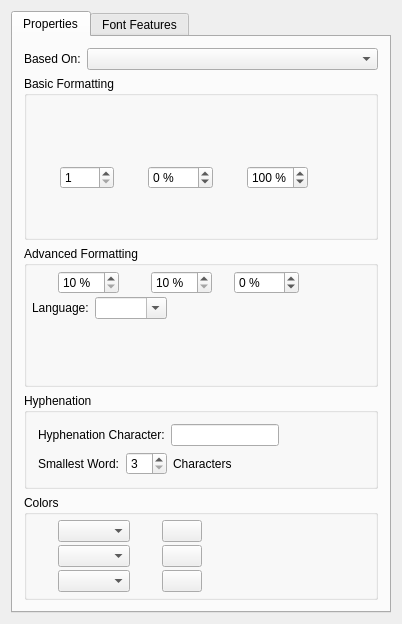
<?xml version="1.0" encoding="UTF-8"?>
<ui version="4.0">
 <class>SMCStyleWidget</class>
 <widget class="QWidget" name="SMCStyleWidget">
  <property name="geometry">
   <rect>
    <x>0</x>
    <y>0</y>
    <width>402</width>
    <height>624</height>
   </rect>
  </property>
  <property name="sizePolicy">
   <sizepolicy hsizetype="Expanding" vsizetype="Expanding">
    <horstretch>0</horstretch>
    <verstretch>0</verstretch>
   </sizepolicy>
  </property>
  <layout class="QVBoxLayout" name="verticalLayout_3">
   <item>
    <widget class="QTabWidget" name="tabwidget">
     <property name="sizePolicy">
      <sizepolicy hsizetype="Preferred" vsizetype="Preferred">
       <horstretch>0</horstretch>
       <verstretch>0</verstretch>
      </sizepolicy>
     </property>
     <property name="currentIndex">
      <number>0</number>
     </property>
     <widget class="QWidget" name="tabProperties">
      <property name="sizePolicy">
       <sizepolicy hsizetype="Preferred" vsizetype="Preferred">
        <horstretch>0</horstretch>
        <verstretch>0</verstretch>
       </sizepolicy>
      </property>
      <attribute name="title">
       <string>Properties</string>
      </attribute>
      <layout class="QVBoxLayout" name="verticalLayout_6">
       <item>
        <layout class="QVBoxLayout" name="verticalLayout_2">
         <item>
          <layout class="QHBoxLayout" name="_3">
           <item>
            <widget class="QLabel" name="parentLabel">
             <property name="text">
              <string>Based On:</string>
             </property>
             <property name="wordWrap">
              <bool>false</bool>
             </property>
             <property name="buddy">
              <cstring>parentCombo</cstring>
             </property>
            </widget>
           </item>
           <item>
            <widget class="QComboBox" name="parentCombo">
             <property name="sizePolicy">
              <sizepolicy hsizetype="Minimum" vsizetype="Fixed">
               <horstretch>5</horstretch>
               <verstretch>0</verstretch>
              </sizepolicy>
             </property>
             <property name="toolTip">
              <string>Parent Style</string>
             </property>
            </widget>
           </item>
          </layout>
         </item>
         <item>
          <widget class="QGroupBox" name="basicGroup">
           <property name="title">
            <string>Basic Formatting</string>
           </property>
           <layout class="QVBoxLayout" name="_4">
            <property name="spacing">
             <number>3</number>
            </property>
            <property name="leftMargin">
             <number>5</number>
            </property>
            <property name="topMargin">
             <number>5</number>
            </property>
            <property name="rightMargin">
             <number>5</number>
            </property>
            <property name="bottomMargin">
             <number>5</number>
            </property>
            <item>
             <widget class="SMFontComboH" name="fontFace_" native="true">
              <property name="sizePolicy">
               <sizepolicy hsizetype="Preferred" vsizetype="Preferred">
                <horstretch>0</horstretch>
                <verstretch>0</verstretch>
               </sizepolicy>
              </property>
              <property name="minimumSize">
               <size>
                <width>0</width>
                <height>62</height>
               </size>
              </property>
             </widget>
            </item>
            <item>
             <layout class="QHBoxLayout" name="_5">
              <item>
               <widget class="QLabel" name="fontSizeLabel_">
                <property name="minimumSize">
                 <size>
                  <width>22</width>
                  <height>22</height>
                 </size>
                </property>
                <property name="text">
                 <string/>
                </property>
                <property name="buddy">
                 <cstring>fontSize_</cstring>
                </property>
               </widget>
              </item>
              <item>
               <widget class="SMScrSpinBox" name="fontSize_">
                <property name="toolTip">
                 <string>Font Size</string>
                </property>
                <property name="minimum">
                 <number>1</number>
                </property>
                <property name="maximum">
                 <number>2048</number>
                </property>
               </widget>
              </item>
              <item>
               <widget class="QLabel" name="trackingLabel_">
                <property name="minimumSize">
                 <size>
                  <width>22</width>
                  <height>22</height>
                 </size>
                </property>
                <property name="text">
                 <string/>
                </property>
                <property name="buddy">
                 <cstring>tracking_</cstring>
                </property>
               </widget>
              </item>
              <item>
               <widget class="SMScrSpinBox" name="tracking_">
                <property name="toolTip">
                 <string>Tracking</string>
                </property>
                <property name="suffix">
                 <string> %</string>
                </property>
                <property name="minimum">
                 <number>-300</number>
                </property>
                <property name="maximum">
                 <number>300</number>
                </property>
               </widget>
              </item>
              <item>
               <widget class="QLabel" name="widthSpaceLabel">
                <property name="minimumSize">
                 <size>
                  <width>22</width>
                  <height>22</height>
                 </size>
                </property>
                <property name="textInteractionFlags">
                 <set>Qt::NoTextInteraction</set>
                </property>
                <property name="buddy">
                 <cstring>widthSpaceSpin</cstring>
                </property>
               </widget>
              </item>
              <item>
               <widget class="SMScrSpinBox" name="widthSpaceSpin">
                <property name="toolTip">
                 <string>Default width for space</string>
                </property>
                <property name="suffix">
                 <string> %</string>
                </property>
                <property name="minimum">
                 <number>1</number>
                </property>
                <property name="maximum">
                 <number>199</number>
                </property>
                <property name="value">
                 <number>100</number>
                </property>
               </widget>
              </item>
              <item>
               <spacer>
                <property name="orientation">
                 <enum>Qt::Horizontal</enum>
                </property>
                <property name="sizeHint" stdset="0">
                 <size>
                  <width>40</width>
                  <height>20</height>
                 </size>
                </property>
               </spacer>
              </item>
             </layout>
            </item>
            <item>
             <layout class="QHBoxLayout" name="_6">
              <item>
               <widget class="SMStyleSelect" name="effects_" native="true">
                <property name="sizePolicy">
                 <sizepolicy hsizetype="Minimum" vsizetype="Fixed">
                  <horstretch>0</horstretch>
                  <verstretch>0</verstretch>
                 </sizepolicy>
                </property>
                <property name="minimumSize">
                 <size>
                  <width>30</width>
                  <height>0</height>
                 </size>
                </property>
               </widget>
              </item>
              <item>
               <spacer>
                <property name="orientation">
                 <enum>Qt::Horizontal</enum>
                </property>
                <property name="sizeType">
                 <enum>QSizePolicy::Expanding</enum>
                </property>
                <property name="sizeHint" stdset="0">
                 <size>
                  <width>20</width>
                  <height>40</height>
                 </size>
                </property>
               </spacer>
              </item>
             </layout>
            </item>
            <item>
             <spacer>
              <property name="orientation">
               <enum>Qt::Vertical</enum>
              </property>
              <property name="sizeType">
               <enum>QSizePolicy::MinimumExpanding</enum>
              </property>
              <property name="sizeHint" stdset="0">
               <size>
                <width>300</width>
                <height>0</height>
               </size>
              </property>
             </spacer>
            </item>
           </layout>
          </widget>
         </item>
         <item>
          <widget class="QGroupBox" name="advGroup">
           <property name="title">
            <string>Advanced Formatting</string>
           </property>
           <layout class="QVBoxLayout" name="_7">
            <property name="spacing">
             <number>3</number>
            </property>
            <property name="leftMargin">
             <number>5</number>
            </property>
            <property name="topMargin">
             <number>5</number>
            </property>
            <property name="rightMargin">
             <number>5</number>
            </property>
            <property name="bottomMargin">
             <number>5</number>
            </property>
            <item>
             <layout class="QHBoxLayout" name="_8">
              <item>
               <widget class="QLabel" name="hscaleLabel_">
                <property name="minimumSize">
                 <size>
                  <width>20</width>
                  <height>0</height>
                 </size>
                </property>
                <property name="maximumSize">
                 <size>
                  <width>22</width>
                  <height>22</height>
                 </size>
                </property>
                <property name="text">
                 <string/>
                </property>
                <property name="buddy">
                 <cstring>fontHScale_</cstring>
                </property>
               </widget>
              </item>
              <item>
               <widget class="SMScrSpinBox" name="fontHScale_">
                <property name="toolTip">
                 <string>Horizontal Scaling</string>
                </property>
                <property name="suffix">
                 <string> %</string>
                </property>
                <property name="minimum">
                 <number>10</number>
                </property>
                <property name="maximum">
                 <number>400</number>
                </property>
               </widget>
              </item>
              <item>
               <widget class="QLabel" name="vscaleLabel_">
                <property name="minimumSize">
                 <size>
                  <width>20</width>
                  <height>0</height>
                 </size>
                </property>
                <property name="maximumSize">
                 <size>
                  <width>22</width>
                  <height>22</height>
                 </size>
                </property>
                <property name="text">
                 <string/>
                </property>
                <property name="buddy">
                 <cstring>fontVScale_</cstring>
                </property>
               </widget>
              </item>
              <item>
               <widget class="SMScrSpinBox" name="fontVScale_">
                <property name="toolTip">
                 <string>Vertical Scaling</string>
                </property>
                <property name="suffix">
                 <string> %</string>
                </property>
                <property name="minimum">
                 <number>10</number>
                </property>
                <property name="maximum">
                 <number>400</number>
                </property>
               </widget>
              </item>
              <item>
               <widget class="QLabel" name="baselineOffsetLabel_">
                <property name="minimumSize">
                 <size>
                  <width>10</width>
                  <height>0</height>
                 </size>
                </property>
                <property name="maximumSize">
                 <size>
                  <width>22</width>
                  <height>22</height>
                 </size>
                </property>
                <property name="text">
                 <string/>
                </property>
                <property name="buddy">
                 <cstring>baselineOffset_</cstring>
                </property>
               </widget>
              </item>
              <item>
               <widget class="SMScrSpinBox" name="baselineOffset_">
                <property name="toolTip">
                 <string>Baseline Offset</string>
                </property>
                <property name="suffix">
                 <string> %</string>
                </property>
                <property name="minimum">
                 <number>-100</number>
                </property>
                <property name="maximum">
                 <number>100</number>
                </property>
               </widget>
              </item>
              <item>
               <spacer>
                <property name="orientation">
                 <enum>Qt::Horizontal</enum>
                </property>
                <property name="sizeHint" stdset="0">
                 <size>
                  <width>40</width>
                  <height>20</height>
                 </size>
                </property>
               </spacer>
              </item>
             </layout>
            </item>
            <item>
             <layout class="QHBoxLayout" name="_9">
              <item>
               <widget class="QLabel" name="languageLabel_">
                <property name="text">
                 <string>Language:</string>
                </property>
                <property name="buddy">
                 <cstring>language_</cstring>
                </property>
               </widget>
              </item>
              <item>
               <widget class="SMScComboBox" name="language_">
                <property name="toolTip">
                 <string>Language</string>
                </property>
                <property name="editable">
                 <bool>true</bool>
                </property>
               </widget>
              </item>
              <item>
               <spacer>
                <property name="orientation">
                 <enum>Qt::Horizontal</enum>
                </property>
                <property name="sizeHint" stdset="0">
                 <size>
                  <width>40</width>
                  <height>20</height>
                 </size>
                </property>
               </spacer>
              </item>
             </layout>
            </item>
            <item>
             <spacer>
              <property name="orientation">
               <enum>Qt::Vertical</enum>
              </property>
              <property name="sizeType">
               <enum>QSizePolicy::MinimumExpanding</enum>
              </property>
              <property name="sizeHint" stdset="0">
               <size>
                <width>300</width>
                <height>0</height>
               </size>
              </property>
             </spacer>
            </item>
           </layout>
          </widget>
         </item>
         <item>
          <widget class="QGroupBox" name="hyphenGroup">
           <property name="title">
            <string>Hyphenation</string>
           </property>
           <layout class="QVBoxLayout" name="verticalLayout_4">
            <item>
             <layout class="QHBoxLayout" name="horizontalLayout_3">
              <item>
               <widget class="QLabel" name="label_4">
                <property name="text">
                 <string>Hyphenation Character:</string>
                </property>
               </widget>
              </item>
              <item>
               <widget class="SMLineEdit" name="hyphenCharLineEdit"/>
              </item>
              <item>
               <spacer name="horizontalSpacer_2">
                <property name="orientation">
                 <enum>Qt::Horizontal</enum>
                </property>
                <property name="sizeHint" stdset="0">
                 <size>
                  <width>40</width>
                  <height>20</height>
                 </size>
                </property>
               </spacer>
              </item>
             </layout>
            </item>
            <item>
             <layout class="QHBoxLayout" name="horizontalLayout">
              <item>
               <widget class="QLabel" name="smallestWordLabel">
                <property name="text">
                 <string>Smallest Word:</string>
                </property>
               </widget>
              </item>
              <item>
               <widget class="SMSpinBox" name="smallestWordSpinBox">
                <property name="minimum">
                 <number>3</number>
                </property>
               </widget>
              </item>
              <item>
               <widget class="QLabel" name="smallestWordLabel2">
                <property name="text">
                 <string>Characters</string>
                </property>
               </widget>
              </item>
              <item>
               <spacer name="horizontalSpacer">
                <property name="orientation">
                 <enum>Qt::Horizontal</enum>
                </property>
                <property name="sizeHint" stdset="0">
                 <size>
                  <width>40</width>
                  <height>20</height>
                 </size>
                </property>
               </spacer>
              </item>
             </layout>
            </item>
           </layout>
          </widget>
         </item>
         <item>
          <widget class="QGroupBox" name="smColorGroup">
           <property name="title">
            <string>Colors</string>
           </property>
           <layout class="QVBoxLayout" name="verticalLayout">
            <property name="spacing">
             <number>3</number>
            </property>
            <property name="leftMargin">
             <number>5</number>
            </property>
            <property name="topMargin">
             <number>5</number>
            </property>
            <property name="rightMargin">
             <number>5</number>
            </property>
            <property name="bottomMargin">
             <number>5</number>
            </property>
            <item>
             <layout class="QHBoxLayout" name="_2">
              <item>
               <widget class="QLabel" name="FillIcon">
                <property name="minimumSize">
                 <size>
                  <width>20</width>
                  <height>0</height>
                 </size>
                </property>
                <property name="maximumSize">
                 <size>
                  <width>22</width>
                  <height>22</height>
                 </size>
                </property>
                <property name="text">
                 <string/>
                </property>
                <property name="buddy">
                 <cstring>fillColor_</cstring>
                </property>
               </widget>
              </item>
              <item>
               <widget class="SMColorCombo" name="fillColor_">
                <property name="toolTip">
                 <string>Fill Color</string>
                </property>
               </widget>
              </item>
              <item>
               <widget class="QLabel" name="fillShadeLabel">
                <property name="minimumSize">
                 <size>
                  <width>20</width>
                  <height>0</height>
                 </size>
                </property>
                <property name="maximumSize">
                 <size>
                  <width>22</width>
                  <height>22</height>
                 </size>
                </property>
                <property name="text">
                 <string/>
                </property>
                <property name="buddy">
                 <cstring>fillShade_</cstring>
                </property>
               </widget>
              </item>
              <item>
               <widget class="SMShadeButton" name="fillShade_">
                <property name="toolTip">
                 <string>Fill Shade</string>
                </property>
                <property name="text">
                 <string/>
                </property>
               </widget>
              </item>
              <item>
               <spacer>
                <property name="orientation">
                 <enum>Qt::Horizontal</enum>
                </property>
                <property name="sizeHint" stdset="0">
                 <size>
                  <width>40</width>
                  <height>20</height>
                 </size>
                </property>
               </spacer>
              </item>
             </layout>
            </item>
            <item>
             <layout class="QHBoxLayout" name="_10">
              <item>
               <widget class="QLabel" name="StrokeIcon">
                <property name="minimumSize">
                 <size>
                  <width>20</width>
                  <height>0</height>
                 </size>
                </property>
                <property name="maximumSize">
                 <size>
                  <width>22</width>
                  <height>22</height>
                 </size>
                </property>
                <property name="text">
                 <string/>
                </property>
                <property name="buddy">
                 <cstring>strokeColor_</cstring>
                </property>
               </widget>
              </item>
              <item>
               <widget class="SMColorCombo" name="strokeColor_">
                <property name="toolTip">
                 <string>Stroke Color</string>
                </property>
               </widget>
              </item>
              <item>
               <widget class="QLabel" name="strokeShadeLabel">
                <property name="minimumSize">
                 <size>
                  <width>20</width>
                  <height>0</height>
                 </size>
                </property>
                <property name="maximumSize">
                 <size>
                  <width>22</width>
                  <height>22</height>
                 </size>
                </property>
                <property name="text">
                 <string/>
                </property>
                <property name="buddy">
                 <cstring>strokeShade_</cstring>
                </property>
               </widget>
              </item>
              <item>
               <widget class="SMShadeButton" name="strokeShade_">
                <property name="toolTip">
                 <string>Stroke Shade</string>
                </property>
                <property name="text">
                 <string/>
                </property>
               </widget>
              </item>
              <item>
               <spacer>
                <property name="orientation">
                 <enum>Qt::Horizontal</enum>
                </property>
                <property name="sizeHint" stdset="0">
                 <size>
                  <width>40</width>
                  <height>20</height>
                 </size>
                </property>
               </spacer>
              </item>
             </layout>
            </item>
            <item>
             <layout class="QHBoxLayout" name="_11">
              <item>
               <widget class="QLabel" name="backIcon">
                <property name="minimumSize">
                 <size>
                  <width>20</width>
                  <height>0</height>
                 </size>
                </property>
                <property name="maximumSize">
                 <size>
                  <width>22</width>
                  <height>22</height>
                 </size>
                </property>
                <property name="text">
                 <string/>
                </property>
                <property name="buddy">
                 <cstring>fillColor_</cstring>
                </property>
               </widget>
              </item>
              <item>
               <widget class="SMColorCombo" name="backColor_">
                <property name="toolTip">
                 <string>Background Color</string>
                </property>
               </widget>
              </item>
              <item>
               <widget class="QLabel" name="backShadeLabel">
                <property name="minimumSize">
                 <size>
                  <width>20</width>
                  <height>0</height>
                 </size>
                </property>
                <property name="maximumSize">
                 <size>
                  <width>22</width>
                  <height>22</height>
                 </size>
                </property>
                <property name="text">
                 <string/>
                </property>
                <property name="buddy">
                 <cstring>fillShade_</cstring>
                </property>
               </widget>
              </item>
              <item>
               <widget class="SMShadeButton" name="backShade_">
                <property name="toolTip">
                 <string>Background Shade</string>
                </property>
                <property name="text">
                 <string/>
                </property>
               </widget>
              </item>
              <item>
               <spacer>
                <property name="orientation">
                 <enum>Qt::Horizontal</enum>
                </property>
                <property name="sizeHint" stdset="0">
                 <size>
                  <width>40</width>
                  <height>20</height>
                 </size>
                </property>
               </spacer>
              </item>
             </layout>
            </item>
           </layout>
          </widget>
         </item>
        </layout>
       </item>
      </layout>
     </widget>
     <widget class="QWidget" name="tabFontFeatures">
      <property name="sizePolicy">
       <sizepolicy hsizetype="Preferred" vsizetype="Preferred">
        <horstretch>0</horstretch>
        <verstretch>0</verstretch>
       </sizepolicy>
      </property>
      <attribute name="title">
       <string>Font Features</string>
      </attribute>
      <layout class="QVBoxLayout" name="verticalLayout_5">
       <item>
        <layout class="QVBoxLayout" name="verticalLayout_7">
         <item>
          <widget class="SMFontFeatures" name="fontfeaturesSetting" native="true">
           <property name="sizePolicy">
            <sizepolicy hsizetype="Preferred" vsizetype="Preferred">
             <horstretch>0</horstretch>
             <verstretch>0</verstretch>
            </sizepolicy>
           </property>
          </widget>
         </item>
        </layout>
       </item>
      </layout>
     </widget>
    </widget>
   </item>
  </layout>
 </widget>
 <layoutdefault spacing="6" margin="11"/>
 <customwidgets>
  <customwidget>
   <class>SMScComboBox</class>
   <extends>QComboBox</extends>
   <header>ui/smsccombobox.h</header>
  </customwidget>
  <customwidget>
   <class>SMScrSpinBox</class>
   <extends>QSpinBox</extends>
   <header>ui/smscrspinbox.h</header>
  </customwidget>
  <customwidget>
   <class>SMColorCombo</class>
   <extends>QComboBox</extends>
   <header>ui/smcolorcombo.h</header>
  </customwidget>
  <customwidget>
   <class>SMShadeButton</class>
   <extends>QPushButton</extends>
   <header>ui/smshadebutton.h</header>
  </customwidget>
  <customwidget>
   <class>SMFontComboH</class>
   <extends>QWidget</extends>
   <header>ui/smfontcomboh.h</header>
   <container>1</container>
  </customwidget>
  <customwidget>
   <class>SMStyleSelect</class>
   <extends>QWidget</extends>
   <header>ui/smstyleselect.h</header>
   <container>1</container>
  </customwidget>
  <customwidget>
   <class>SMSpinBox</class>
   <extends>QSpinBox</extends>
   <header>ui/smspinbox.h</header>
  </customwidget>
  <customwidget>
   <class>SMFontFeatures</class>
   <extends>QWidget</extends>
   <header>ui/smfontfeatures.h</header>
   <container>1</container>
  </customwidget>
  <customwidget>
   <class>SMLineEdit</class>
   <extends>QLineEdit</extends>
   <header>ui/smlineedit.h</header>
  </customwidget>
 </customwidgets>
 <resources/>
 <connections/>
</ui>
